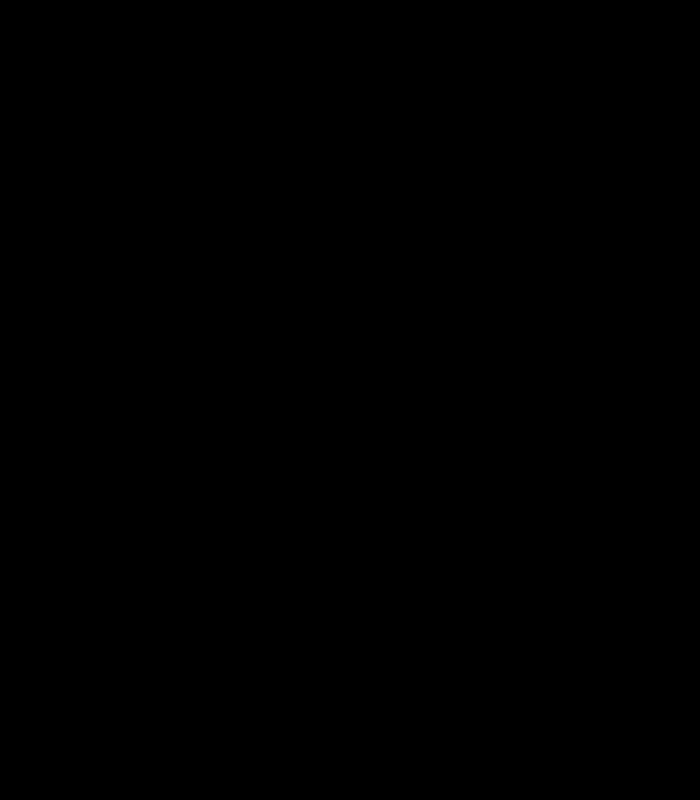
Frame 1 (no input)
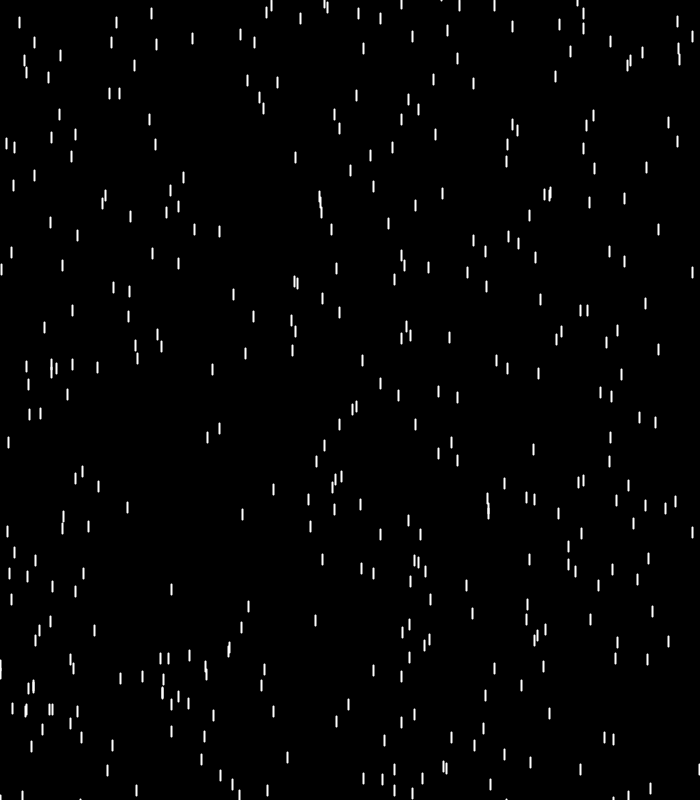
Frame 60 (the mouse pressed at the canvas centre just before this capture)
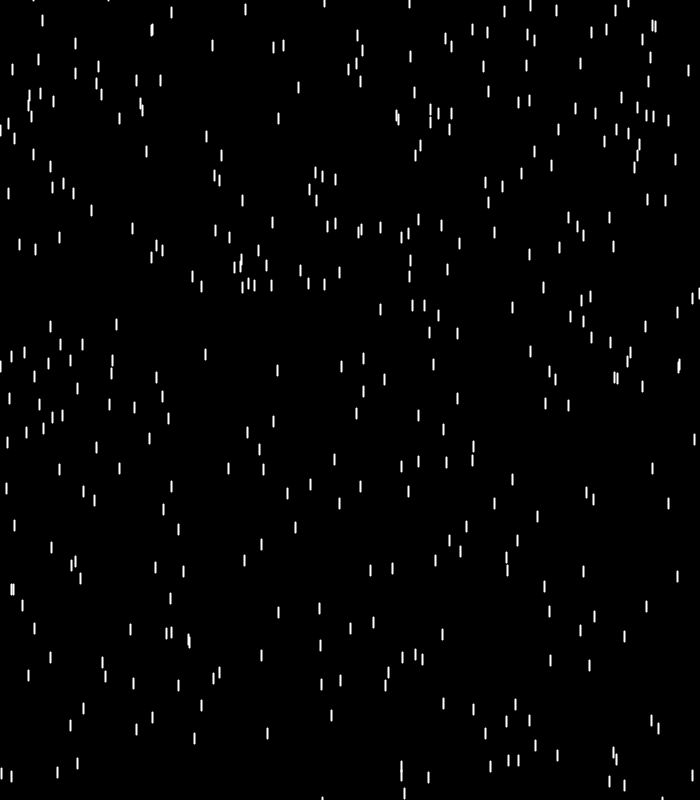
Frame 120 (the mouse held since frame 60 and released just before this capture)

The Processing sketch that drew these frames (run headless with seeded random() and noise(); from frame 60 on, the mouse is pressed at the canvas centre):

// Processing sketch: rain
// ── rain.pde
/*
Author: Danielle A.

A start to the rain. This class should only be called if rain gauge > 0

*/

Raindrop[] raindrops = new Raindrop[500];

void setup() {
  size(700, 800);
  for (int i=0; i<raindrops.length; i++) {
    raindrops[i]=new Raindrop();
  }
}

void draw() {
  background(0);
  for (int i =0; i <raindrops.length; i++) {
    raindrops[i].update();    
    raindrops[i].show();
  }
}

class Raindrop {
  float x, y, len, speed;

  Raindrop() {
    x=random(width); 
    y=random(-300, -200); //so they start from the very top
    len=10;
    speed=random(1, 20); //different speeds for some variety
  }

  void update() {
    y+=speed;

    if (y>height) {
      y=random(-300, -200);
      speed=random(1, 20);
    }
  }

  void show() {
    strokeWeight(2);
    stroke(255); //change for rain colour
    line(x, y, x, y+len); //draws a line from original point to next point, since this is called in draw it keeps going
  }
}
